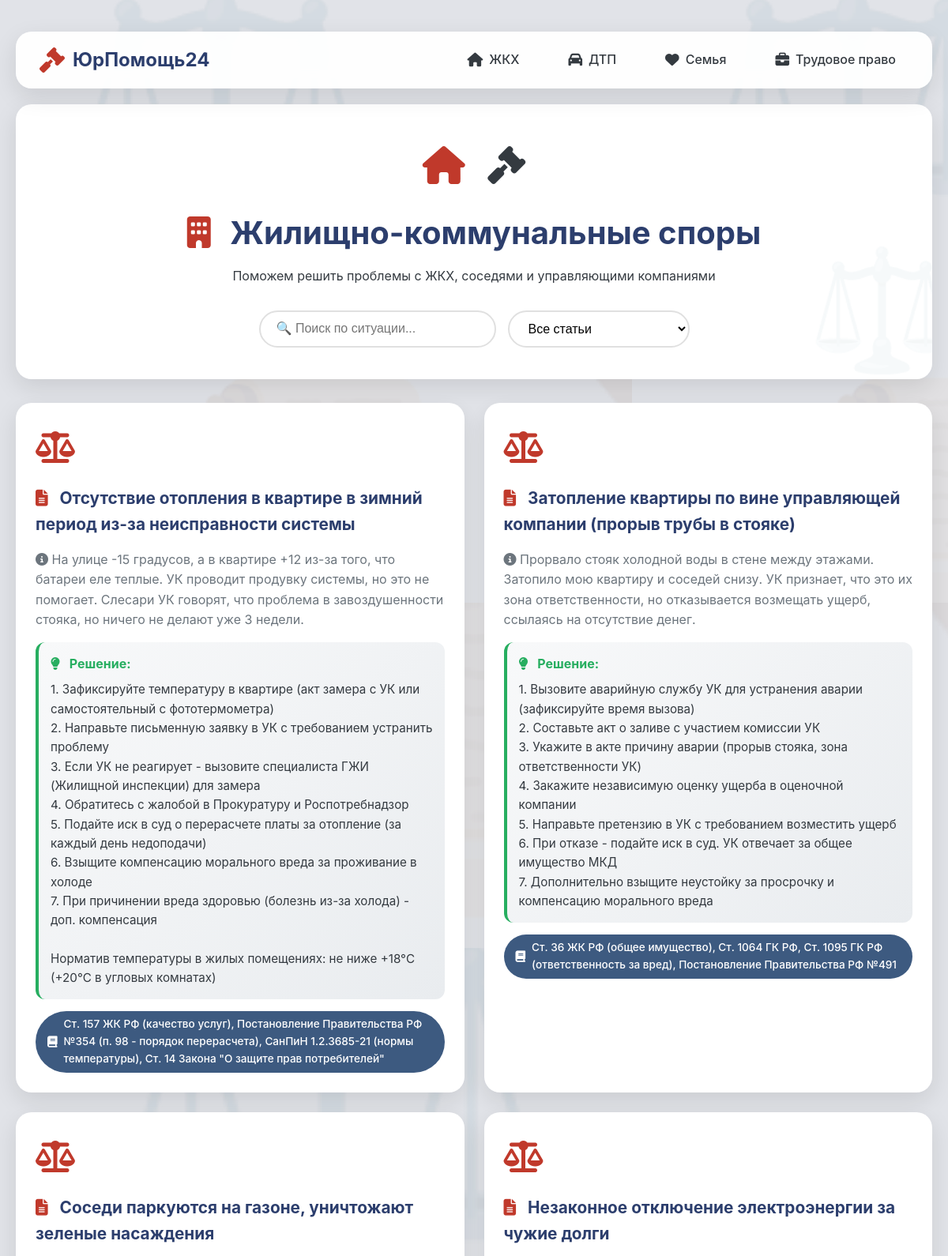
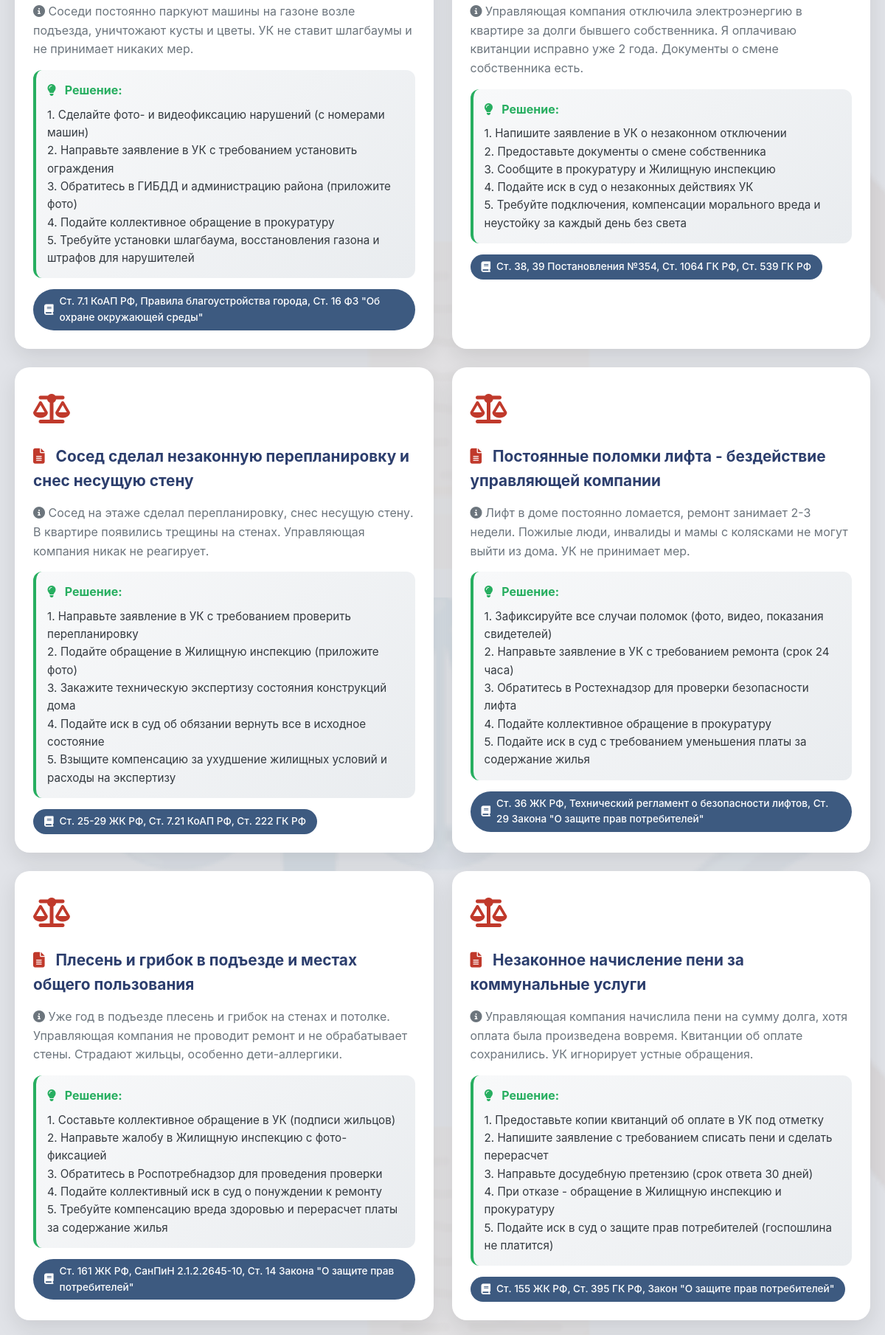
/zhkh (upper part), run on the app's committed database (2 pictures, top to bottom).
### tables this page shows
CREATE TABLE situations (
                id INTEGER PRIMARY KEY AUTOINCREMENT,
                category TEXT NOT NULL,
                title TEXT NOT NULL,
                description TEXT NOT NULL,
                solution TEXT NOT NULL,
                law TEXT NOT NULL,
                status TEXT DEFAULT 'active',
                created_at TIMESTAMP DEFAULT CURRENT_TIMESTAMP,
                updated_at TIMESTAMP DEFAULT CURRENT_TIMESTAMP
            );

### app.py (the view)
@app.route('/zhkh')
def zhkh():
    situations = get_situations_by_category('zhkh')
    return render_template('zhkh.html', situations=situations)

### database.py (called while the page is built)
@contextmanager
def get_db_connection():
    conn = sqlite3.connect(DATABASE_PATH)
    conn.row_factory = sqlite3.Row
    try:
        yield conn
    finally:
        conn.close()

def get_situations_by_category(category):
    with get_db_connection() as conn:
        cursor = conn.cursor()
        cursor.execute('''
            SELECT * FROM situations
            WHERE category = ? AND status = 'active'
            ORDER BY id DESC
        ''', (category,))
        return cursor.fetchall()

### templates/zhkh.html (shortened to what this page needs)
{% extends "base.html" %}
{% block content %}
<div class="page-header">
    <div class="category-icon">
        <i class="fas fa-home" style="font-size: 3rem; color: var(--accent);"></i>
        <i class="fas fa-gavel" style="font-size: 3rem; margin-left: 15px;"></i>
    </div>
    <h1><i class="fas fa-building"></i> Жилищно-коммунальные споры</h1>
    <p>Поможем решить проблемы с ЖКХ, соседями и управляющими компаниями</p>
    <div class="filters">
        <input type="text" id="searchInput" placeholder="🔍 Поиск по ситуации..." class="filter-input">
        <select id="lawFilter" class="filter-select">
            <option value="all"><i class="fas fa-book"></i> Все статьи</option>
        </select>
    </div>
</div>
<div class="situations-grid" id="situationsGrid">
    {% for situation in situations %}
    <div class="situation-card" data-law="{{ situation.law }}">
        <div class="situation-icon">
            <i class="fas fa-balance-scale"></i>
        </div>
        <h3><i class="fas fa-file-alt"></i> {{ situation.title }}</h3>
        <p class="description"><i class="fas fa-info-circle"></i> {{ situation.description }}</p>
        <div class="solution">
            <strong><i class="fas fa-lightbulb"></i> Решение:</strong>
            <p>{{ situation.solution }}</p>
        </div>
        <div class="law">
            <i class="fas fa-book"></i> {{ situation.law }}
        </div>
    </div>
    {% else %}
    <div class="empty-state">
        <i class="fas fa-folder-open" style="font-size: 4rem; color: var(--gray);"></i>
        <p>Пока нет добавленных ситуаций по ЖКХ</p>
        <p style="margin-top: 10px;">Зайдите в админ-панель, чтобы добавить</p>
    </div>
    {% endfor %}
</div>
{% endblock %}

### templates/base.html (shortened to what this page needs)
<!DOCTYPE html>
<html lang="ru">
<head>
    <link rel="stylesheet" href="https://cdnjs.cloudflare.com/ajax/libs/font-awesome/6.4.0/css/all.min.css">
    <link rel="stylesheet" href="{{ url_for('static', filename='style.css') }}">
</head>
<body>
    <div class="container">
        <nav class="main-nav">
            <a href="/" class="logo">
                <i class="fas fa-gavel"></i>
                <span>ЮрПомощь24</span>
            </a>
            <ul>
                <li><a href="/zhkh"><i class="fas fa-home"></i> ЖКХ</a></li>
                <li><a href="/dtp"><i class="fas fa-car"></i> ДТП</a></li>
                <li><a href="/family"><i class="fas fa-heart"></i> Семья</a></li>
                <li><a href="/labor"><i class="fas fa-briefcase"></i> Трудовое право</a></li>
            </ul>
        </nav>
        <main>
            {% block content %}{% endblock %}
        </main>
    </div>
</body>
</html>

### static/style.css (style rules this page uses)
* { margin: 0; padding: 0; box-sizing: border-box; }
:root { --primary-dark: #1a2a4f; --primary: #2c3e6d; --primary-light: #3d5a80; --accent: #c0392b; --accent-light: #e74c3c; --gold: #d4af37; --gray-light: #f8f9fa; --gray: #6c757d; --dark: #343a40; --success: #27ae60; --white: #ffffff; --shadow: 0 10px 30px rgba(0,0,0,0.1); --shadow-hover: 0 15px 40px rgba(0,0,0,0.15); }
body { font-family: 'Inter', -apple-system, BlinkMacSystemFont, 'Segoe UI', Roboto, sans-serif; line-height: 1.6; color: var(--dark); min-height: 100vh; position: relative; }
body::before { content: ""; position: fixed; top: 0; left: 0; right: 0; bottom: 0; background-image: url('/static/images/bg.jpg'); background-size: cover; background-position: center; background-attachment: fixed; opacity: 0.15; z-index: -2; pointer-events: none; }
body::after { content: ""; position: fixed; top: 0; left: 0; right: 0; bottom: 0; background-repeat: repeat; pointer-events: none; z-index: -1; }
.container { position: relative; z-index: 1; }
.container { position: relative; z-index: 1; max-width: 1200px; margin: 0 auto; padding: 20px; }
.main-nav { background: rgba(255,255,255,0.95); backdrop-filter: blur(10px); border-radius: 20px; margin: 20px 0; padding: 15px 30px; display: flex; justify-content: space-between; align-items: center; box-shadow: var(--shadow); position: sticky; top: 20px; z-index: 1000; }
.logo { display: flex; align-items: center; gap: 10px; font-size: 1.5rem; font-weight: bold; color: var(--primary); text-decoration: none; }
.logo i { font-size: 2rem; color: var(--accent); }
.main-nav ul { display: flex; list-style: none; gap: 30px; }
.main-nav ul li a { text-decoration: none; color: var(--dark); font-weight: 500; transition: all 0.3s; padding: 8px 16px; border-radius: 10px; display: flex; align-items: center; gap: 8px; }
.main-nav ul li a i { font-size: 1.1rem; }
.page-header { background: white; padding: 40px; border-radius: 20px; margin-bottom: 30px; text-align: center; box-shadow: var(--shadow); position: relative; overflow: hidden; }
.page-header::after { content: "⚖️"; position: absolute; bottom: -30px; right: -30px; font-size: 150px; opacity: 0.05; pointer-events: none; }
.page-header h1 { font-size: 2.5rem; color: var(--primary); margin-bottom: 10px; }
.page-header h1 i { margin-right: 15px; color: var(--accent); }
.category-icon { font-size: 3rem; margin-bottom: 15px; }
.filters { display: flex; gap: 15px; margin-top: 30px; flex-wrap: wrap; justify-content: center; }
.filter-input, .filter-select { padding: 12px 20px; border: 2px solid #e0e0e0; border-radius: 50px; font-size: 1rem; transition: all 0.3s; background: white; }
.filter-input { min-width: 300px; }
.situations-grid { display: grid; grid-template-columns: repeat(auto-fill, minmax(380px, 1fr)); gap: 25px; margin-bottom: 60px; }
.situation-card { background: white; border-radius: 20px; padding: 25px; transition: all 0.3s ease; box-shadow: var(--shadow); position: relative; animation: fadeInUp 0.5s ease; }
.situation-icon { font-size: 2.5rem; margin-bottom: 15px; color: var(--accent); }
.situation-card h3 { color: var(--primary); margin-bottom: 15px; font-size: 1.3rem; }
.situation-card h3 i { margin-right: 10px; font-size: 1.3rem; color: var(--accent); }
.description { color: var(--gray); margin-bottom: 15px; line-height: 1.6; }
.solution { background: linear-gradient(135deg, #f8f9fa 0%, #e9ecef 100%); padding: 15px; border-radius: 12px; margin-bottom: 15px; border-left: 4px solid var(--success); }
.solution strong { color: var(--success); display: block; margin-bottom: 8px; }
.solution strong i { margin-right: 8px; }
.solution p { color: var(--dark); white-space: pre-line; font-size: 0.95rem; }
.law { display: inline-flex; align-items: center; gap: 8px; background: var(--primary-light); color: white; padding: 6px 15px; border-radius: 50px; font-size: 0.85rem; font-weight: 500; }
.law i { font-size: 0.9rem; }

### data on the page
situations: title "Отсутствие отопления в квартире в зимний период из-за неисправности системы", description "На улице -15 градусов, а в квартире +12 из-за того, что батареи еле теплые. УК проводит продувку системы, но это не помогает. Слесари УК говорят, что проблема в завоздушенности стояка, но ничего не делают уже 3 недели.", solution "1. Зафиксируйте температуру в квартире (акт замера с УК или самостоятельный с фототермометра) 2. Направьте письменную заявку в УК с требованием устранить проблему 3. Если УК не реагирует - вызовите специалиста ГЖИ (Жилищной инспекции) для замера 4. Обратитесь с жалобой в Прокуратуру и Роспотребнадзор 5. Подайте иск в суд о перерасчете платы за отопление (за каждый день недоподачи) 6. Взыщите компенсацию морального вреда за проживание в холоде 7. При причинении вреда здоровью (болезнь из-за холода) - доп. компенсация Норматив температуры в жилых помещениях: не ниже +18°C (+20°C в угловых комнатах)", law "Ст. 157 ЖК РФ (качество услуг), Постановление Правительства РФ №354 (п. 98 - порядок перерасчета), СанПиН 1.2.3685-21 (нормы температуры), Ст. 14 Закона \"О защите прав потребителей\""
situations: title "Затопление квартиры по вине управляющей компании (прорыв трубы в стояке)", description "Прорвало стояк холодной воды в стене между этажами. Затопило мою квартиру и соседей снизу. УК признает, что это их зона ответственности, но отказывается возмещать ущерб, ссылаясь на отсутствие денег.", solution "1. Вызовите аварийную службу УК для устранения аварии (зафиксируйте время вызова) 2. Составьте акт о заливе с участием комиссии УК 3. Укажите в акте причину аварии (прорыв стояка, зона ответственности УК) 4. Закажите независимую оценку ущерба в оценочной компании 5. Направьте претензию в УК с требованием возместить ущерб 6. При отказе - подайте иск в суд. УК отвечает за общее имущество МКД 7. Дополнительно взыщите неустойку за просрочку и компенсацию морального вреда", law "Ст. 36 ЖК РФ (общее имущество), Ст. 1064 ГК РФ, Ст. 1095 ГК РФ (ответственность за вред), Постановление Правительства РФ №491"
situations: title "Соседи паркуются на газоне, уничтожают зеленые насаждения", description "Соседи постоянно паркуют машины на газоне возле подъезда, уничтожают кусты и цветы. УК не ставит шлагбаумы и не принимает никаких мер.", solution "1. Сделайте фото- и видеофиксацию нарушений (с номерами машин) 2. Направьте заявление в УК с требованием установить ограждения 3. Обратитесь в ГИБДД и администрацию района (приложите фото) 4. Подайте коллективное обращение в прокуратуру 5. Требуйте установки шлагбаума, восстановления газона и штрафов для нарушителей", law "Ст. 7.1 КоАП РФ, Правила благоустройства города, Ст. 16 ФЗ \"Об охране окружающей среды\""
situations: title "Незаконное отключение электроэнергии за чужие долги", description "Управляющая компания отключила электроэнергию в квартире за долги бывшего собственника. Я оплачиваю квитанции исправно уже 2 года. Документы о смене собственника есть.", solution "1. Напишите заявление в УК о незаконном отключении 2. Предоставьте документы о смене собственника 3. Сообщите в прокуратуру и Жилищную инспекцию 4. Подайте иск в суд о незаконных действиях УК 5. Требуйте подключения, компенсации морального вреда и неустойку за каждый день без света", law "Ст. 38, 39 Постановления №354, Ст. 1064 ГК РФ, Ст. 539 ГК РФ"
situations: title "Сосед сделал незаконную перепланировку и снес несущую стену", description "Сосед на этаже сделал перепланировку, снес несущую стену. В квартире появились трещины на стенах. Управляющая компания никак не реагирует.", solution "1. Направьте заявление в УК с требованием проверить перепланировку 2. Подайте обращение в Жилищную инспекцию (приложите фото) 3. Закажите техническую экспертизу состояния конструкций дома 4. Подайте иск в суд об обязании вернуть все в исходное состояние 5. Взыщите компенсацию за ухудшение жилищных условий и расходы на экспертизу", law "Ст. 25-29 ЖК РФ, Ст. 7.21 КоАП РФ, Ст. 222 ГК РФ"
situations: title "Постоянные поломки лифта - бездействие управляющей компании", description "Лифт в доме постоянно ломается, ремонт занимает 2-3 недели. Пожилые люди, инвалиды и мамы с колясками не могут выйти из дома. УК не принимает мер.", solution "1. Зафиксируйте все случаи поломок (фото, видео, показания свидетелей) 2. Направьте заявление в УК с требованием ремонта (срок 24 часа) 3. Обратитесь в Ростехнадзор для проверки безопасности лифта 4. Подайте коллективное обращение в прокуратуру 5. Подайте иск в суд с требованием уменьшения платы за содержание жилья", law "Ст. 36 ЖК РФ, Технический регламент о безопасности лифтов, Ст. 29 Закона \"О защите прав потребителей\""
situations: title "Плесень и грибок в подъезде и местах общего пользования", description "Уже год в подъезде плесень и грибок на стенах и потолке. Управляющая компания не проводит ремонт и не обрабатывает стены. Страдают жильцы, особенно дети-аллергики.", solution "1. Составьте коллективное обращение в УК (подписи жильцов) 2. Направьте жалобу в Жилищную инспекцию с фото-фиксацией 3. Обратитесь в Роспотребнадзор для проведения проверки 4. Подайте коллективный иск в суд о понуждении к ремонту 5. Требуйте компенсацию вреда здоровью и перерасчет платы за содержание жилья", law "Ст. 161 ЖК РФ, СанПиН 2.1.2.2645-10, Ст. 14 Закона \"О защите прав потребителей\""
situations: title "Незаконное начисление пени за коммунальные услуги", description "Управляющая компания начислила пени на сумму долга, хотя оплата была произведена вовремя. Квитанции об оплате сохранились. УК игнорирует устные обращения.", solution "1. Предоставьте копии квитанций об оплате в УК под отметку 2. Напишите заявление с требованием списать пени и сделать перерасчет 3. Направьте досудебную претензию (срок ответа 30 дней) 4. При отказе - обращение в Жилищную инспекцию и прокуратуру 5. Подайте иск в суд о защите прав потребителей (госпошлина не платится)", law "Ст. 155 ЖК РФ, Ст. 395 ГК РФ, Закон \"О защите прав потребителей\""
